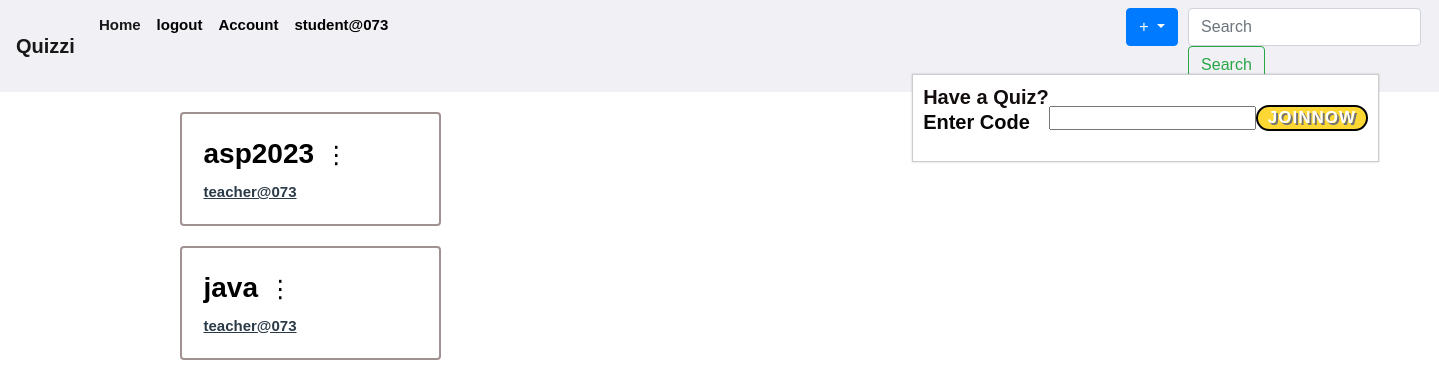
The app's page /home (signed in) with its own data.
### quiz/models.py (models this page shows, shortened)
class User(db.Model, UserMixin):
    id = db.Column(db.Integer, primary_key=True)
    username = db.Column(db.String(20), unique=True, nullable=False)
    email = db.Column(db.String(120), unique=True, nullable=False)
    password = db.Column(db.String(60), nullable=False)
    classes_enrolled = db.relationship('Class', backref='students', lazy='dynamic', cascade="all, delete-orphan")
    quizzes = db.relationship('LiveQuiz', backref='user', lazy=True, cascade="all, delete-orphan")
    quiz_attempts = db.relationship('QuizAttempts', backref='user_attempts', lazy='dynamic', cascade="all, delete-orphan")
    assignments = db.relationship('Assignment', backref='user', lazy=True, cascade="all, delete-orphan")

class Class(db.Model):
    id = db.Column(db.Integer, primary_key=True)
    username = db.Column(db.String(20), nullable=False)
    class_name = db.Column(db.String(100), nullable=False)
    class_code = db.Column(db.String(6), nullable=False, unique=True)
    creator_id = db.Column(db.Integer, nullable=False)
    user_id = db.Column(db.Integer, db.ForeignKey('user.id'), nullable=False)
    created_at = db.Column(db.DateTime, default=datetime.utcnow)
    assignments = db.relationship('Assignment', backref='class', lazy=True, cascade="all, delete-orphan")
    quizzes = db.relationship('Quiz', backref='class', lazy=True, cascade="all, delete-orphan")

### quiz/main/routes.py (the view)
@app.route("/home", methods=['GET','POST'])
def home():
    print("users:",users)
    user = User.query.get_or_404(current_user.id)
    if request.method == 'POST' :
        quiz_code = request.form.get("quiz_code")
        print('quizcdoe from home:',quiz_code)
        return redirect(url_for('join_quiz',quiz_code=quiz_code))
    if current_user.is_authenticated:
        created_classes = Class.query.filter_by(creator_id=current_user.id).all()
        joined = ClassStudent.query.filter_by(user_id=current_user.id).all()
        joined_classes =[]
        for j in joined:
            joi = Class.query.get_or_404(j.class_id)
            joined_classes.append(joi)
        return render_template('home.html', created_classes=created_classes,joined_classes=joined_classes, user=user, username=user.username)
    return render_template('home.html', user=user,created_classes=created_classes,joined_classes=joined_classes,  username=user.username)

### quiz/models.py (called while the page is built)
@login_manager.user_loader
def load_user(user_id):
    return User.query.get(int(user_id))

### run.py (called while the page is built)
@app.before_request
def add_tab_identifier():
    if 'tab_id' not in session:
        session['tab_id'] = str(uuid.uuid4())

### quiz/templates/home.html (shortened to what this page needs)
{% extends "layout.html" %}
{% block content %}
  <body>
    <div class="home">
    <div class="row">
      <div class="col-md-6">
          {% for classs in joined_classes %}
          <div class="col-md-10">
              <div class="class-card">
                  <div class="card">
                      <div class="card-body">
                          <div class="card-title">
                              <h4 style="display: inline-block;">
                                  <a href="{{ url_for('class_info', classid=classs.id) }}" style="color: black;">{{ classs.class_name }}</a>
                              </h4>
                              <button class="dot-button" onclick="toggleDropdown()"> &#8942;</button>
                          </div>
                          <div >
                            <u>   {{ classs.username }}</u>
                          </div>
                      </div>
                  </div>
              </div>
          </div>
      {% endfor %}
    </div>
    <div class="col-md-6">
        <form class="form-inline mt-4" id="join_quiz"  method="POST" onsubmit="joinQuiz(); return false;">
            <h5 style="font-size: 20px;">Have a Quiz? <br><p>Enter Code</p></h5>
            <div class="d-flex align-items-center" >
            <input type="number" name="quiz_code" id="quiz_code">
            <br>
<button class="joinquizbtn" id="joinquizbtn" type="submit">
    joinnow
  </button>
</div>
</form>
</div>
    </div>
</div>
</div>
</body>
{% endblock %}

### quiz/templates/layout.html (shortened to what this page needs)
<!DOCTYPE html>
<html lang="en">
<head>
   <link rel="stylesheet" href="https://cdn.jsdelivr.net/npm/bootstrap@4.3.1/dist/css/bootstrap.min.css">
   <link rel="stylesheet" type="text/css" href="{{ url_for('static', filename='style.css')}}">
  </head>
<body>
<header class="site-header">
    <nav class="navbar navbar-expand-lg navbar-light custom-light" id="navbar" >
          {% if current_user.is_authenticated %}
          <a class="navbar-brand" href="{{url_for('home')}}">Quizzi</a>
          {% else %}
          <a class="navbar-brand" href="{{url_for('login')}}">Quizzi</a>
          {% endif %}
        <div class="collapse navbar-collapse" id="navbarSupportedContent">
          <ul class="navbar-nav mr-auto">
            {% if current_user.is_authenticated %}
            <li class="nav-item active">
              <a class="nav-link" href="{{ url_for('home') }}">Home <span class="sr-only">(current)</span></a>
            </li>
            <li class="nav-item">
              <a class="nav-link " href="{{ url_for('logout') }}" tabindex="-1" aria-disabled="true">logout</a>
            </li>
            <li class="nav-item">
              <a class="nav-link " href="{{ url_for('account') }}" tabindex="-1" aria-disabled="true">Account</a>
            </li>
            <li class="nav-item"><a class="nav-link "tabindex="-1" aria-disabled="true">{{ current_user.username}}</a></li>
            <li >
              <div class="btn-group" style=" margin-left: 730px; margin-right: 10px;">
                <button type="button" class="btn btn-primary dropdown-toggle" data-toggle="dropdown" aria-haspopup="true" aria-expanded="false">
                    +
                </button>
            </div>
              </li>
              <li>
            <form class="form-inline my-2 my-lg-0">
              <input class="form-control mr-sm-2" type="search" placeholder="Search" aria-label="Search">
              <button class="btn btn-outline-success my-2 my-sm-0" type="submit">Search</button>
            </form>
          </div>
            {% endif %}
      </nav>
      <main role="main" id="layout" class="container">
        <div class="row">
          <div class="col-md-8">
            {% block content %}{% endblock %}
</body>
</html>

### quiz/static/style.css (style rules this page uses)
#join_quiz { max-width: 50%; overflow: hidden; background-color: #fff; position: fixed; top: 50px; right: 60px; padding: 10px; border: 1px solid #ccc; box-shadow: 0 0 2px rgba(0, 0, 0, 0.2); z-index: 999; }
.card { background-color:#fff; border: 2px solid #a19292; margin-top: 20px; padding: 2px; overflow: hidden; }
.dot-button { background-color: transparent; border: none; font-size: 24px; cursor: pointer; }
.site-header .navbar-nav .nav-link { color: black }
.navbar { background-color: #f8f5f5; }
#navbar { background-color: #f0f0f5; color: white; }
h1, h2, h3, h4, h5, h6 { color: #130d0d; line-height: 1.25; font-size: 28px; font-weight: bold; margin: 0; }
p { color: #070505; }
body { font-family: Arial, sans-serif; background-color: #fff; padding: 0; margin-top: 20px; }

### quiz/templates/layout.html (style rules this page uses)
body { color: #2b3a47; line-height: 1.25; font-size: 15px; font-weight: bold; margin: 0; }

### quiz/templates/home.html (style rules this page uses)
.joinquizbtn { display: flex; align-items: center; justify-content: center; gap: 10px; padding: 0 10px; color: white; text-shadow: 2px 2px rgb(116, 116, 116); text-transform: uppercase; border: solid 2px black; letter-spacing: 1px; font-weight: 600; font-size: 17px; background-color: hsl(49deg 98% 60%); border-radius: 50px; position: relative; overflow: hidden; transition: all .5s ease; }

### records on screen
User: username "student@073"
Class: class_name "asp2023", username "teacher@073"
Class: class_name "java", username "teacher@073"
